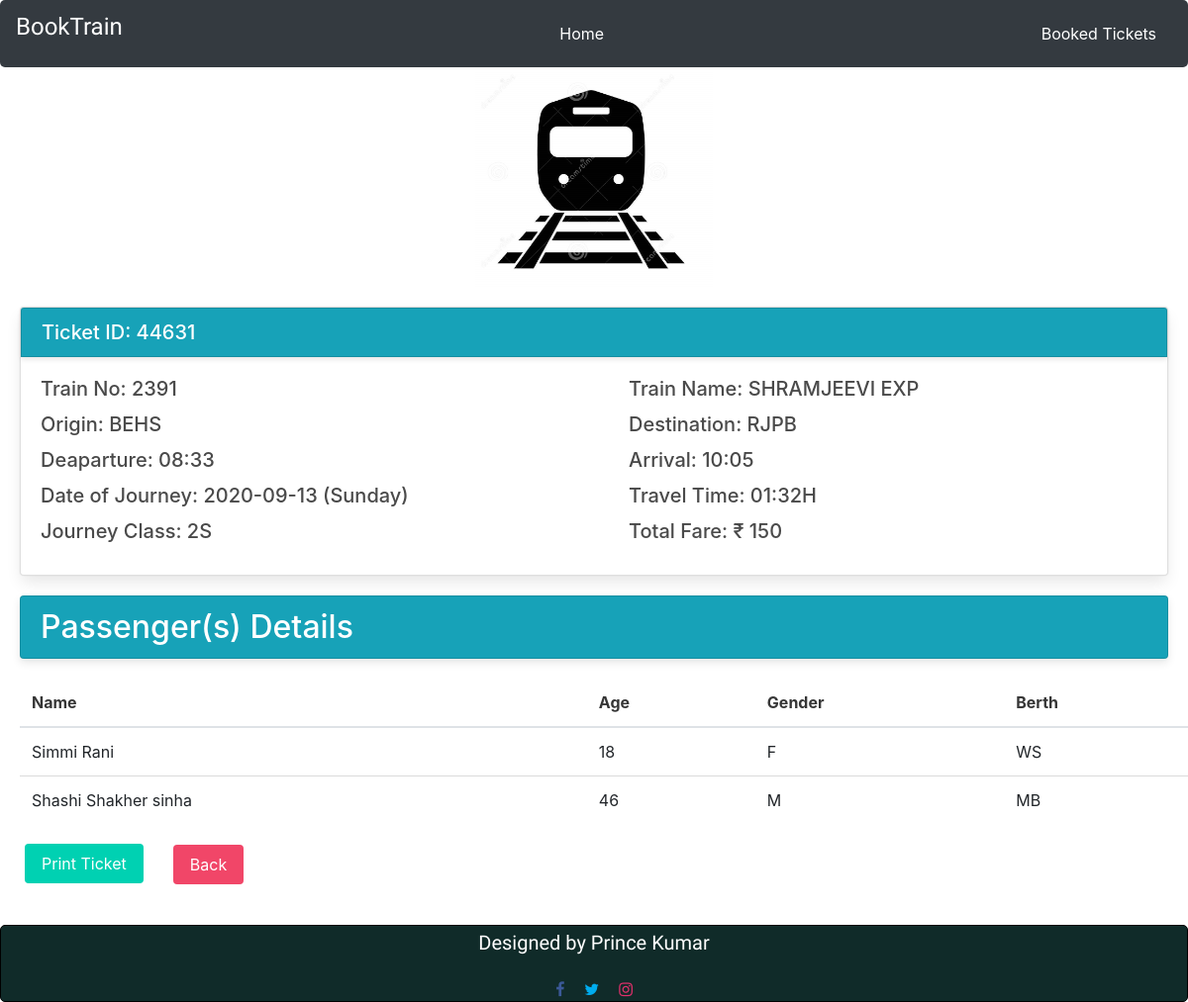
Page /bookhis/44631 on the committed database.
### Train_app/models.py (models this page shows, shortened)
class TicketModel(models.Model):
    Ticket_id = models.IntegerField(null=True)
    Train_number = models.IntegerField()
    Train_name = models.CharField(max_length=256)
    Origin = models.CharField(max_length=100)
    Destination = models.CharField(max_length=100)
    Departure = models.CharField(max_length=100)
    Arrival = models.CharField(max_length=100)
    Travel_time = models.CharField(max_length=100)
    Date = models.CharField(max_length=100)
    Day = models.CharField(max_length=100)
    Class = models.CharField(max_length=100)
    Price = models.CharField(max_length=100)
    Status = models.CharField(max_length=100)
    Payment = models.CharField(max_length=100, null=True)
    def __str__(self):
        return str(self.Ticket_id)

class PassengerModel(models.Model):
    ticket = models.ForeignKey('Train_app.TicketModel', null=True, related_name="passengers", on_delete=models.CASCADE)
    Passenger_name = models.CharField(max_length=256)
    Age = models.PositiveIntegerField()
    Gender = models.CharField(max_length=200)
    Berth = models.CharField(max_length=256)

### Train_app/views.py (the view)
# urls.py: path("bookhis/<int:pk>", views.bookhis, name="bookhis")
def bookhis(request, pk):
    passengers = PassengerModel.objects.all()
    ticket = TicketModel.objects.get(Ticket_id=pk)
    passenger = []
    for i in passengers:
        if str(i.ticket) == str(pk):
            passenger.append(i)
    return render(request, "Train_app/bookhis.html", {"passenger": passenger, "ticket": ticket})

### templates/Train_app/bookhis.html (shortened to what this page needs)
{% extends "Train_app/base.html" %}
{% load static %}
{% block body %}
<div style="text-align: center;">
  <img height="240px" width="240px" src="{% static "images/train_logo.jpg" %}" alt="">
</div>
<div class="card" style="margin: 20px;">
<h5 class="card-header card bg-info text-white">Ticket ID: {{ticket.Ticket_id}}</h5>
<div class="row">
<div class="col-sm-6">
  <div class="card-body">
    <h5 class="card-title">Train No: {{ticket.Train_number}}</h5>
    <h5 class="card-title">Origin: {{ticket.Origin}}</h5>
    <h5 class="card-title">Deaparture: {{ticket.Departure}}</h5>
    <h5 class="card-title">Date of Journey: {{ticket.Date}} ({{ticket.Day}})</h5>
    <h5 class="card-title">Journey Class: {{ticket.Class}}</h5>
  </div>
</div>
<div class="col-sm-6">
  <div class="card-body">
    <h5 class="card-title">Train Name: {{ticket.Train_name}}</h5>
    <h5 class="card-title">Destination: {{ticket.Destination}}</h5>
    <h5 class="card-title">Arrival: {{ticket.Arrival}}</h5>
    <h5 class="card-title">Travel Time: {{ticket.Travel_time}}</h5>
    <h5 class="card-title">Total Fare: ₹ {{ticket.Price}}</h5>
  </div>
</div>
</div>
</div>
<table class="table" style="margin: 20px;">
<h2 class="card-header card bg-info text-white" style="margin:20px;">Passenger(s) Details</h2>
<thead>
  <tr>
    <th scope="col">Name</th>
    <th scope="col">Age</th>
    <th scope="col">Gender</th>
    <th scope="col">Berth</th>
  </tr>
</thead>
<tbody>
    {% for i in passenger %}
  <tr>
    <td>{{i.Passenger_name}}</td>
    <td>{{i.Age}}</td>
    <td>{{i.Gender}}</td>
    <td>{{i.Berth}}</td>
  </tr>
      {% endfor %}
</tbody>
</table>
<div class="row">
  <div class="buttons" style="margin-left: 40px;">
    <button id="print" class="button is-primary">Print Ticket</button>
  </div>
  <div class="buttons" style="margin-left: 30px; margin-bottom: 15px;">
    <a class="button is-danger" href="{% url 'history' %}">Back</a>
  </div>
</div>
{% endblock %}

### rows in the picture
TicketModel: Ticket_id "44631", Train_number "2391", Origin "BEHS", Departure "08:33", Date "2020-09-13", Day "Sunday", Class "2S", Train_name "SHRAMJEEVI EXP", Destination "RJPB", Arrival "10:05", Travel_time "01:32H", Price "150"
PassengerModel: Passenger_name "Simmi Rani", Age "18", Gender "F", Berth "WS"
PassengerModel: Passenger_name "Shashi Shakher sinha", Age "46", Gender "M", Berth "MB"
